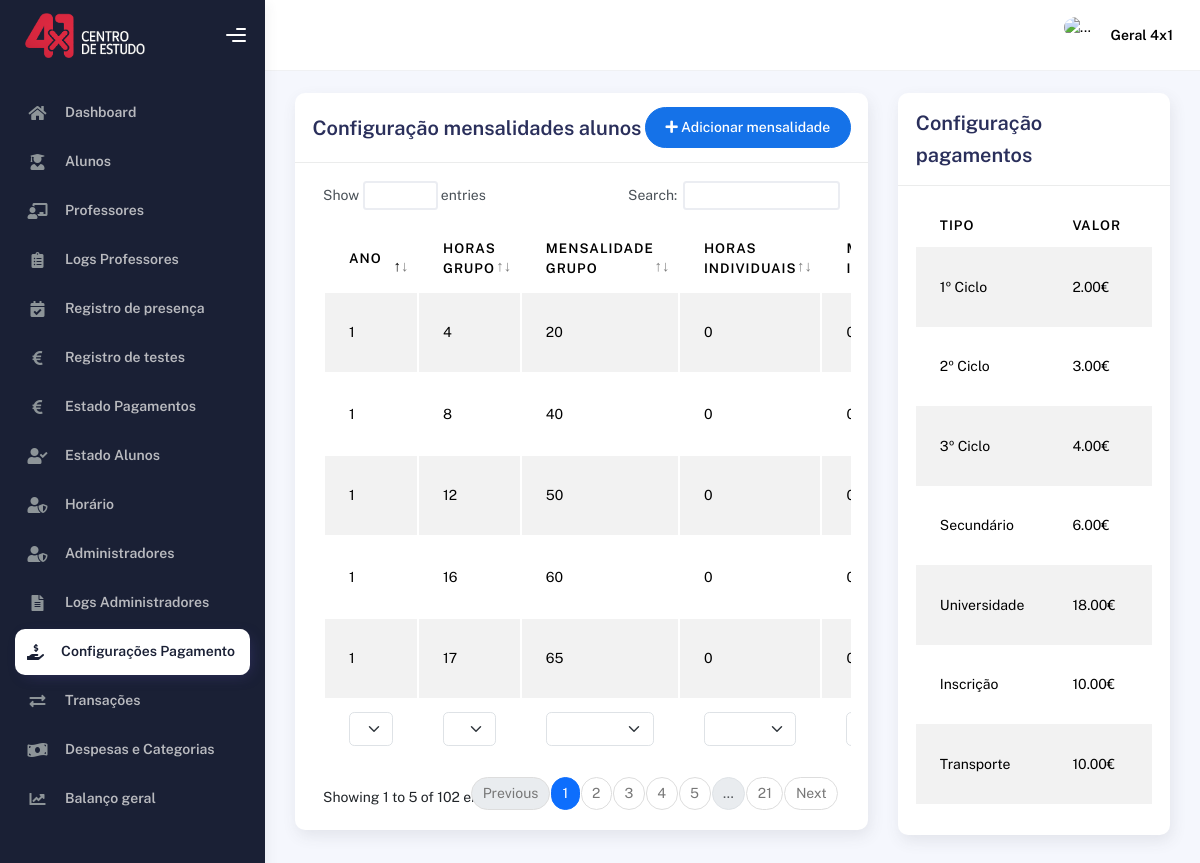
Page /pagamentoConfig.php (signed in) on the earlier database version.
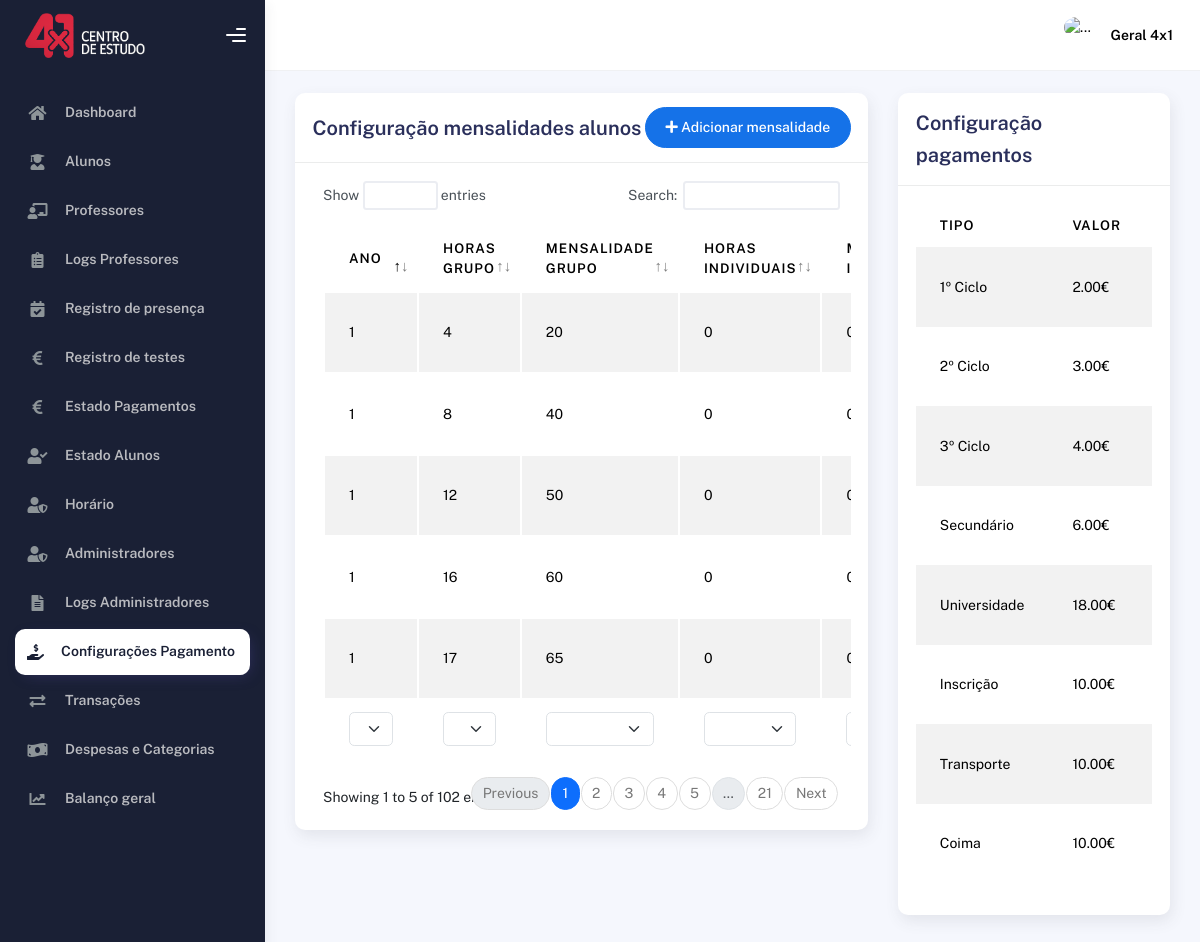
Same page on the later database version.
### tables this page shows
CREATE TABLE IF NOT EXISTS `mensalidade` (
  `id` int NOT NULL AUTO_INCREMENT,
  `ano` int NOT NULL,
  `horasGrupo` int NOT NULL,
  `mensalidadeHorasGrupo` int NOT NULL,
  `horasIndividual` int NOT NULL,
  `mensalidadeHorasIndividual` int NOT NULL,
  PRIMARY KEY (`id`)
);

CREATE TABLE IF NOT EXISTS `valores_pagamento` (
  `id` int NOT NULL AUTO_INCREMENT,
  `idEnsino` int NOT NULL,
  `valor` decimal(10,2) NOT NULL,
  PRIMARY KEY (`id`)
);

CREATE TABLE IF NOT EXISTS `ensino` (
  `id` int NOT NULL AUTO_INCREMENT,
  `nome` text NOT NULL,
  PRIMARY KEY (`id`)
);

### pagamentoConfig.php (the view, shortened to what this page needs)
<?php
	include('./head.php');
	$estouEm = 12;
?>
</head>
  <body>
    <div class="wrapper">
      <?php
        include('./sideBar.php');
      ?>
        <div class="container">
          	<div class="page-inner">
				<div class="row">
					<div class="col-md-8">
						<div class="card">
							<div class="card-header">
								<div class="d-flex align-items-center">
									<h4 class="card-title">Configuração mensalidades alunos</h4>
									<button class="btn btn-primary btn-round ms-auto" data-bs-toggle="modal" data-bs-target="#criarMensalidade">
										<i class="fa fa-plus"></i>
										Adicionar mensalidade
									</button>
								</div>
							</div>
							<div class="card-body">
								<div class="table-responsive">
									<table
										id="multi-filter-select"
										class="display table table-striped table-hover"
									>
										<thead>
											<tr>
												<th>Ano</th>
												<th>Horas Grupo</th>
												<th>Mensalidade Grupo</th>
												<th>Horas Individuais</th>
												<th>Mensalidade Individual</th>
											</tr>
										</thead>
										<tfoot>
											<tr>
												<th>Ano</th>
												<th>Horas Grupo</th>
												<th>Mensalidade Grupo</th>
												<th>Horas Individuais</th>
												<th>Mensalidade Individual</th>
											</tr>
										</tfoot>
										<tbody>
											<?php
												$sql = "SELECT id, ano, horasGrupo, horasIndividual, mensalidadeHorasGrupo, mensalidadeHorasIndividual FROM mensalidade;";
												$result = $con->query($sql);
												if ($result->num_rows > 0) {
													while ($row = $result->fetch_assoc()) { ?>
														<tr>
															<td><?php echo $row['ano'] ?></td>
															<td><?php echo $row['horasGrupo'] ?></td>
															<td><?php echo $row['mensalidadeHorasGrupo'] ?></td>
															<td><?php echo $row['horasIndividual'] ?></td>
															<td><?php echo $row['mensalidadeHorasIndividual'] ?></td>
														</tr>
													<?php }
												}
											?>
										</tbody>
									</table>
								</div>
							</div>
						</div>
					</div>
					<div class="col-md-4">
						<div class="card">
							<div class="card-header">
								<h4 class="card-title">Configuração pagamentos</h4>
							</div>
							<div class="card-body">
								<div class="table-responsive">
									<table
										id="multi-filter-select"
										class="display table table-striped table-hover"
									>
										<thead>
											<tr>
												<th>Tipo</th>
												<th>Valor</th>
												<th style="width: 10%">Ação</th>
											</tr>
										</thead>
										<tbody>
											<?php
												$sql = "SELECT pv.id, nome, valor FROM valores_pagamento as pv LEFT JOIN ensino ON idEnsino = ensino.id;";
												$result = $con->query($sql);
												if ($result->num_rows > 0) {
													while ($row = $result->fetch_assoc()) { ?>
														<tr>
															<td><?php echo $row['nome']; ?></td>
															<td><?php echo $row['valor']; ?>€</td>
															<td>
															</td>
														</tr>
													<?php }
												}
											?>
										</tbody>
									</table>
								</div>
							</div>
						</div>
					</div>
				</div>
        	</div>
      	</div>
    </div>
  	</body>
</html>

### head.php (shortened to what this page needs)
<!DOCTYPE html>
<html lang="en">
<head>
    <link rel="stylesheet" href="https://cdnjs.cloudflare.com/ajax/libs/intl-tel-input/17.0.8/css/intlTelInput.css"/>
    <link href="https://cdnjs.cloudflare.com/ajax/libs/font-awesome/6.0.0/css/all.min.css" rel="stylesheet">
    <link rel="stylesheet" href="assets/css/bootstrap.min.css" />
    <link rel="stylesheet" href="assets/css/plugins.min.css" />
    <link rel="stylesheet" href="assets/css/kaiadmin.min.css" />
</head>

### sideBar.php (shortened to what this page needs)
<div class="sidebar sidebar-style-2" data-background-color="dark">
    <div class="sidebar-logo">
        <div class="logo-header" data-background-color="dark">
            <a href="dashboard.php" class="logo">
                <img src="./images/LogoBranco4x1.png" alt="navbar brand" class="navbar-brand" height="45">
            </a>
            <div class="nav-toggle">
                <button class="btn btn-toggle toggle-sidebar">
                    <i class="gg-menu-right"></i>
                </button>
            </div>
        </div>
    </div>
    <div class="sidebar-wrapper scrollbar scrollbar-inner">
        <div class="sidebar-content">
        <ul class="nav nav-secondary">
            <li class="nav-item <?php echo ($estouEm == 1) ? 'active' : ''; ?>">
                <a href="dashboard.php">
                    <i class="fas fa-home"></i>
                    <p>Dashboard</p>
                </a>
            </li>
            <li class="nav-item <?php echo ($estouEm == 2) ? 'active' : ''; ?>">
                <a href="aluno.php">
                    <i class="fas fa-user-graduate"></i>
                    <p>Alunos</p>
                </a>
            </li>
            <?php if ($_SESSION["tipo"] == "administrador") { ?>
                <li class="nav-item <?php echo ($estouEm == 3) ? 'active' : ''; ?>">
                    <a href="professor.php">
                        <i class="fas fa-chalkboard-teacher"></i>
                        <p>Professores</p>
                    </a>
                </li>
                <li class="nav-item <?php echo ($estouEm == 4) ? 'active' : ''; ?>">
                    <a href="professorLogs.php">
                        <i class="fas fa-clipboard-list"></i>
                        <p>Logs Professores</p>
                    </a>
                </li>
            <?php } ?>
            <li class="nav-item <?php echo ($estouEm == 5) ? 'active' : ''; ?>">
                <a href="presenca.php">
                    <i class="fas fa-calendar-check"></i>
                    <p>Registro de presença</p>
                </a>
            </li>
            <li class="nav-item <?php echo ($estouEm == 6) ? 'active' : ''; ?>">
                <a href="testes.php">
                    <i class="fas fa-euro-sign"></i>
                    <p>Registro de testes</p>
                </a>
            </li>
            <li class="nav-item <?php echo ($estouEm == 7) ? 'active' : ''; ?>">
                <a href="pagamentoEstado.php">
                    <i class="fas fa-euro-sign"></i>
                    <p>Estado Pagamentos</p>
                </a>
            </li>
            <li class="nav-item <?php echo ($estouEm == 8) ? 'active' : ''; ?>">
                <a href="estadoAlunos.php">
                    <i class="fas fa-user-check"></i>
                    <p>Estado Alunos</p>
                </a>
            </li>
            <li class="nav-item <?php echo ($estouEm == 9) ? 'active' : ''; ?>">
                <a href="horario.php">
                    <i class="fas fa-user-shield"></i>
                    <p>Horário</p>
                </a>
            </li>
            <?php if ($_SESSION["tipo"] == "administrador") { ?>
                <li class="nav-item <?php echo ($estouEm == 10) ? 'active' : ''; ?>">
                    <a href="admin.php">
                        <i class="fas fa-user-shield"></i>
                        <p>Administradores</p>
                    </a>
                </li>
                <li class="nav-item <?php echo ($estouEm == 11) ? 'active' : ''; ?>">
                    <a href="adminLogs.php">
                        <i class="fas fa-file-alt"></i>
                        <p>Logs Administradores</p>
                    </a>
                </li>
                <li class="nav-item <?php echo ($estouEm == 12) ? 'active' : ''; ?>">
                    <a href="pagamentoConfig.php">
                        <i class="fas fa-hand-holding-usd"></i>
                        <p>Configurações Pagamento</p>
                    </a>
                </li>
                <li class="nav-item <?php echo ($estouEm == 13) ? 'active' : ''; ?>">
                    <a href="transacoes.php">
                        <i class="fas fa-exchange-alt"></i>
                        <p>Transações</p>
                    </a>
                </li>
                <li class="nav-item <?php echo ($estouEm == 14) ? 'active' : ''; ?>">
                    <a href="despesas.php">
                        <i class="fas fa-money-bill-wave"></i>
                        <p>Despesas e Categorias</p>
                    </a>
                </li>
                <li class="nav-item <?php echo ($estouEm == 15) ? 'active' : ''; ?>">
                    <a href="balancoGeral.php">
                        <i class="fas fa-chart-line"></i>
                        <p>Balanço geral</p>
                    </a>
                </li>
            <?php } ?>
        </ul>
        </div>
    </div>
    </div>
<div class="main-panel">
    <div class="main-header">
        <nav
        class="navbar navbar-header navbar-header-transparent navbar-expand-lg border-bottom">
            <div class="container-fluid">
                <ul class="navbar-nav topbar-nav ms-md-auto align-items-center">
                    <li class="nav-item topbar-user dropdown hidden-caret">
                        <a
                            class="dropdown-toggle profile-pic"
                            data-bs-toggle="dropdown"
                            href="#"
                            aria-expanded="false"
                        >
                            <div class="avatar-sm">
                                <img
                                src="<?php echo $_SESSION['img']; ?>"
                                alt="..."
                                class="avatar-img rounded-circle"
                                />
                            </div>
                            <span class="profile-username">
                                <span class="fw-bold"><?php echo $_SESSION['nome']; ?></span>
                            </span>
                        </a>
                    </li>
                </ul>
            </div>
        </nav>
    </div>

Differences in the rows shown:
added valores_pagamento: idEnsino.nome "Coima", valor "10.00"
